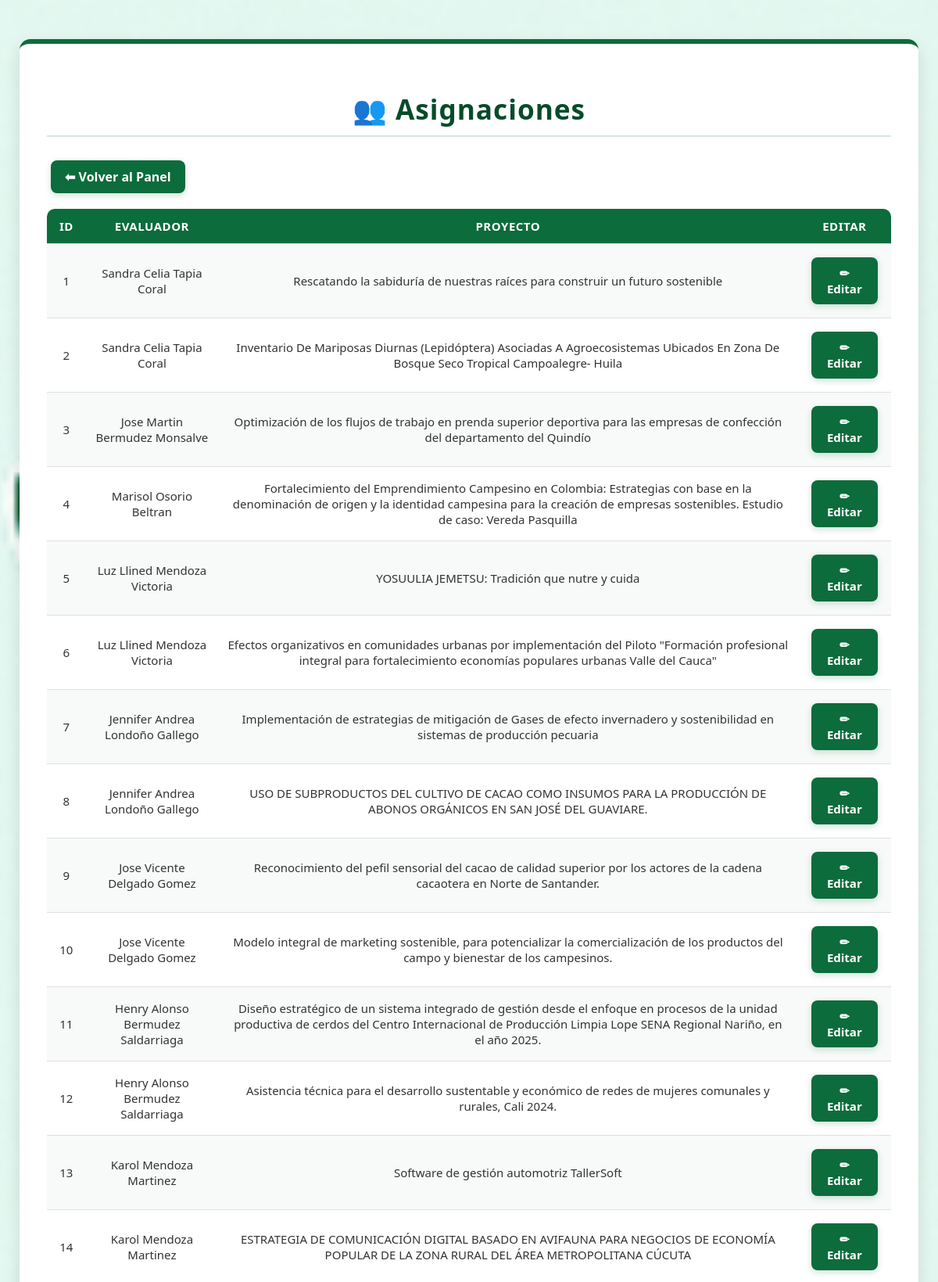
The page /Views/Admin/ver_asignaciones.php (signed in, upper part) on the database its author committed.
### tables this page shows
CREATE TABLE `asignaciones` (
  `id_asignacion` int(11) NOT NULL,
  `id_evaluador` int(11) NOT NULL,
  `id_proyecto` int(11) NOT NULL,
  `fecha_asignacion` date DEFAULT current_timestamp()
);

CREATE TABLE `evaluadores` (
  `id_evaluador` int(11) NOT NULL,
  `nombre` varchar(100) NOT NULL,
  `usuario` varchar(50) NOT NULL,
  `contrasena_hash` varchar(255) NOT NULL,
  `correo` varchar(100) DEFAULT NULL,
  `telefono` varchar(20) DEFAULT NULL,
  `cargo` varchar(100) DEFAULT NULL,
  `fecha_registro` timestamp NOT NULL DEFAULT current_timestamp()
);

CREATE TABLE `proyectos` (
  `id_proyecto` int(11) NOT NULL,
  `nombre_proyecto` varchar(500) NOT NULL,
  `tipo_participacion` varchar(100) DEFAULT NULL,
  `regional` varchar(100) NOT NULL,
  `centro_formacion` varchar(150) NOT NULL,
  `fecha_creacion` timestamp NOT NULL DEFAULT current_timestamp()
);

### Models/Admin.php (called while the page is built, shortened)
<?php
class Admin {
    private $conn;
    public function __construct($db) {
        $this->conn = $db;
    }
    public function listarAsignaciones() {
        $query = "SELECT
                    a.id_asignacion,
                    e.nombre AS evaluador,
                    p.nombre_proyecto
                  FROM asignaciones a
                  INNER JOIN evaluadores e ON a.id_evaluador = e.id_evaluador
                  INNER JOIN proyectos p ON a.id_proyecto = p.id_proyecto
                  ORDER BY a.id_asignacion ASC";
        $stmt = $this->conn->prepare($query);
        $stmt->execute();
        return $stmt->fetchAll(PDO::FETCH_ASSOC);
    }
}
?>

### Views/Admin/ver_asignaciones.php (the view, shortened to what this page needs)
<?php
require_once "../../Models/Admin.php";
$db = (new Database())->conectar();
$admin = new Admin($db);
$asignaciones = $admin->listarAsignaciones();
?>
<!DOCTYPE html>
<html lang="es">
<head>
  <link rel="stylesheet" href="../../assets/css/admin.css">
</head>
<body>
  <div class="admin-container">
    <h1>👥 Asignaciones</h1>
    <a href="index.php" class="btn">⬅ Volver al Panel</a>
    <table>
      <tr>
        <th>ID</th>
        <th>Evaluador</th>
        <th>Proyecto</th>
        <th>Editar</th>
      </tr>
      <?php foreach ($asignaciones as $a): ?>
      <tr>
        <td><?php echo $a["id_asignacion"]; ?></td>
        <td><?php echo htmlspecialchars($a["evaluador"]); ?></td>
        <td><?php echo htmlspecialchars($a["nombre_proyecto"]); ?></td>
        <td>
          <a href="editar_asignacion.php?id=<?php echo $a['id_asignacion']; ?>" class="btn">✏ Editar</a>
        </td>
      </tr>
      <?php endforeach; ?>
    </table>
  </div>
</body>
</html>

### assets/css/admin.css (style rules this page uses)
body { font-family: 'Segoe UI', Arial, sans-serif; background: url('../img/Admin.png') no-repeat center center fixed; background-size: cover; background-attachment: fixed; background-color: #eef2f0; margin: 0; padding: 0; color: #333; }
.admin-container { width: 90%; max-width: 1100px; background-color: #ffffff; margin: 50px auto; padding: 35px; border-radius: 14px; box-shadow: 0 8px 20px rgba(0, 0, 0, 0.12); border-top: 6px solid #0c6c3c; transition: all 0.3s ease; }
.admin-container h1 { text-align: center; color: #064c29; font-size: 2.2em; margin-bottom: 25px; letter-spacing: 1px; border-bottom: 2px solid #d9e7de; padding-bottom: 10px; }
.btn { display: inline-block; padding: 10px 18px; margin: 5px; border-radius: 8px; background-color: #0c6c3c; color: #ffffff; font-weight: 600; text-decoration: none; transition: all 0.3s ease; box-shadow: 0 3px 8px rgba(12, 108, 60, 0.2); }
table { width: 100%; border-collapse: collapse; margin-top: 15px; border-radius: 10px; overflow: hidden; font-size: 15px; background-color: #ffffff; }
th { background-color: #0c6c3c; color: white; font-weight: 600; text-transform: uppercase; letter-spacing: 0.5px; }
td, th { padding: 12px; text-align: center; border-bottom: 1px solid #e0e0e0; }
tr:nth-child(even) { background-color: #f7faf8; }

### rows shown on the page
asignaciones: id_asignacion "1", id_evaluador.nombre "Sandra Celia Tapia Coral", id_proyecto.nombre_proyecto "Rescatando la sabiduría de nuestras raíces para construir un futuro sostenible"
asignaciones: id_asignacion "2", id_evaluador.nombre "Sandra Celia Tapia Coral", id_proyecto.nombre_proyecto "Inventario De Mariposas Diurnas (Lepidóptera) Asociadas A Agroecosistemas Ubicados En Zona De Bosque Seco Tropical Campoalegre- Huila"
asignaciones: id_asignacion "3", id_evaluador.nombre "Jose Martin Bermudez Monsalve", id_proyecto.nombre_proyecto "Optimización de los flujos de trabajo en prenda superior deportiva para las empresas de confección del departamento del Quindío"
asignaciones: id_asignacion "4", id_evaluador.nombre "Marisol Osorio Beltran", id_proyecto.nombre_proyecto "Fortalecimiento del Emprendimiento Campesino en Colombia: Estrategias con base en la denominación de origen y la identidad campesina para la creación de empresas sostenibles. Estudio de caso: Vereda Pasquilla"
asignaciones: id_asignacion "5", id_evaluador.nombre "Luz Llined Mendoza Victoria", id_proyecto.nombre_proyecto "YOSUULIA JEMETSU: Tradición que nutre y cuida"
asignaciones: id_asignacion "6", id_evaluador.nombre "Luz Llined Mendoza Victoria", id_proyecto.nombre_proyecto "Efectos organizativos en comunidades urbanas por implementación del Piloto \"Formación profesional integral para fortalecimiento economías populares urbanas Valle del Cauca\""
asignaciones: id_asignacion "7", id_evaluador.nombre "Jennifer Andrea Londoño Gallego", id_proyecto.nombre_proyecto "Implementación de estrategias de mitigación de Gases de efecto invernadero y sostenibilidad en sistemas de producción pecuaria"
asignaciones: id_asignacion "8", id_evaluador.nombre "Jennifer Andrea Londoño Gallego", id_proyecto.nombre_proyecto "USO DE SUBPRODUCTOS DEL CULTIVO DE CACAO COMO INSUMOS PARA LA PRODUCCIÓN DE ABONOS ORGÁNICOS EN SAN JOSÉ DEL GUAVIARE."
asignaciones: id_asignacion "9", id_evaluador.nombre "Jose Vicente Delgado Gomez", id_proyecto.nombre_proyecto "Reconocimiento del pefil sensorial del cacao de calidad superior por los actores de la cadena cacaotera en Norte de Santander."
asignaciones: id_asignacion "10", id_evaluador.nombre "Jose Vicente Delgado Gomez", id_proyecto.nombre_proyecto "Modelo integral de marketing sostenible, para potencializar la comercialización de los productos del campo y bienestar de los campesinos."
asignaciones: id_asignacion "11", id_evaluador.nombre "Henry Alonso Bermudez Saldarriaga", id_proyecto.nombre_proyecto "Diseño estratégico de un sistema integrado de gestión desde el enfoque en procesos de la unidad productiva de cerdos del Centro Internacional de Producción Limpia Lope SENA Regional Nariño, en el año 2025."
asignaciones: id_asignacion "12", id_evaluador.nombre "Henry Alonso Bermudez Saldarriaga", id_proyecto.nombre_proyecto "Asistencia técnica para el desarrollo sustentable y económico de redes de mujeres comunales y rurales, Cali 2024."
asignaciones: id_asignacion "13", id_evaluador.nombre "Karol Mendoza Martinez", id_proyecto.nombre_proyecto "Software de gestión automotriz TallerSoft"
asignaciones: id_asignacion "14", id_evaluador.nombre "Karol Mendoza Martinez", id_proyecto.nombre_proyecto "ESTRATEGIA DE COMUNICACIÓN DIGITAL BASADO EN AVIFAUNA PARA NEGOCIOS DE ECONOMÍA POPULAR DE LA ZONA RURAL DEL ÁREA METROPOLITANA CÚCUTA"
